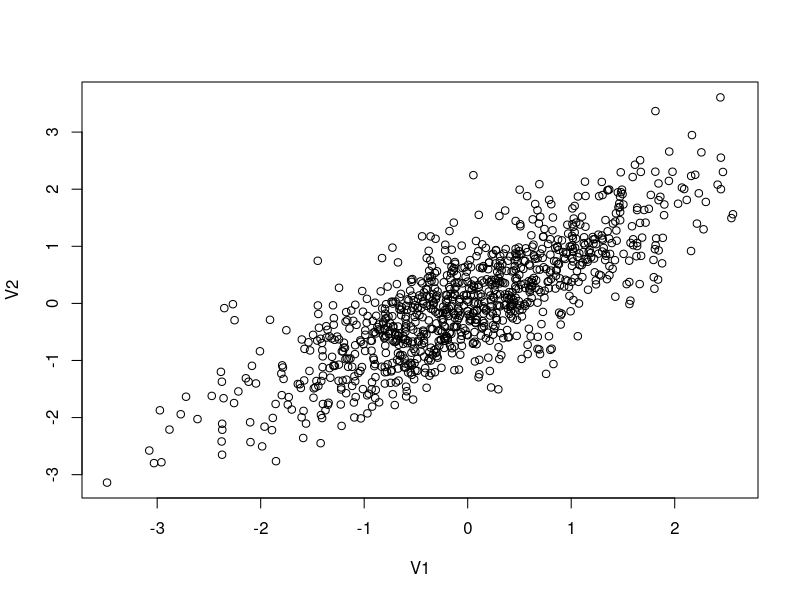
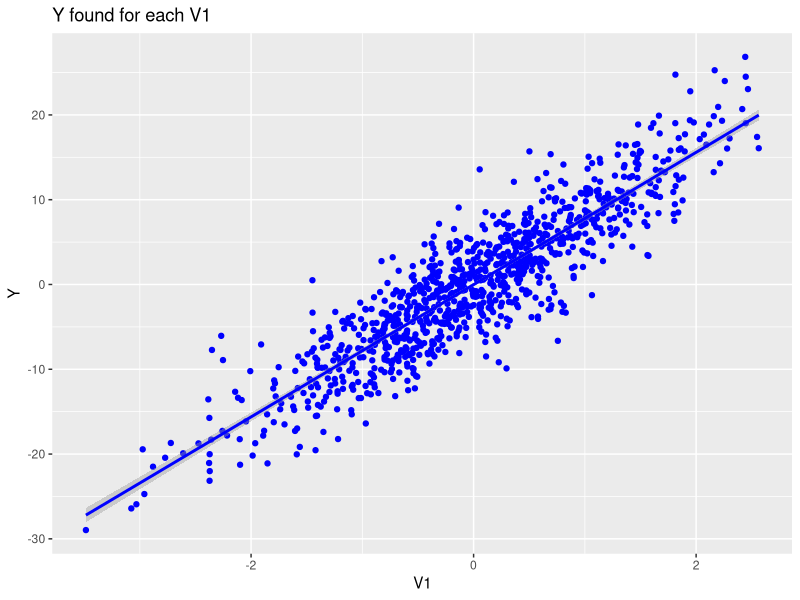
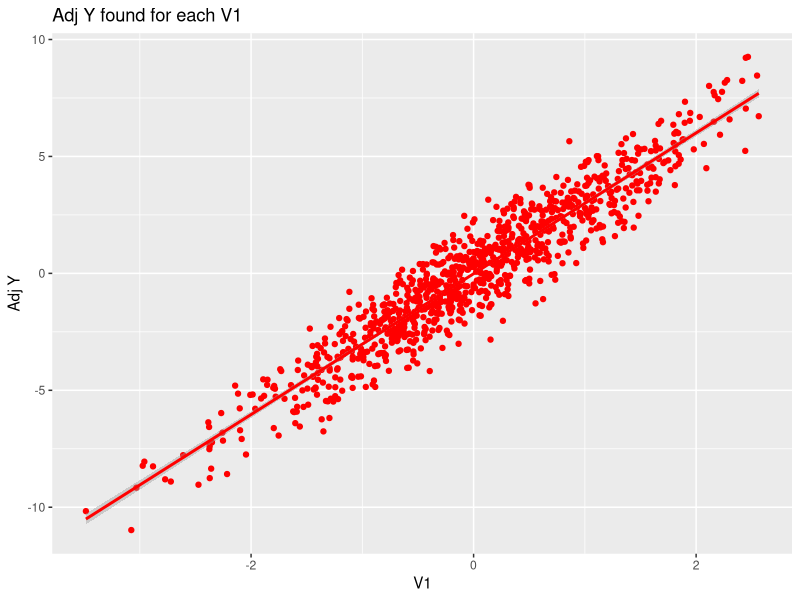
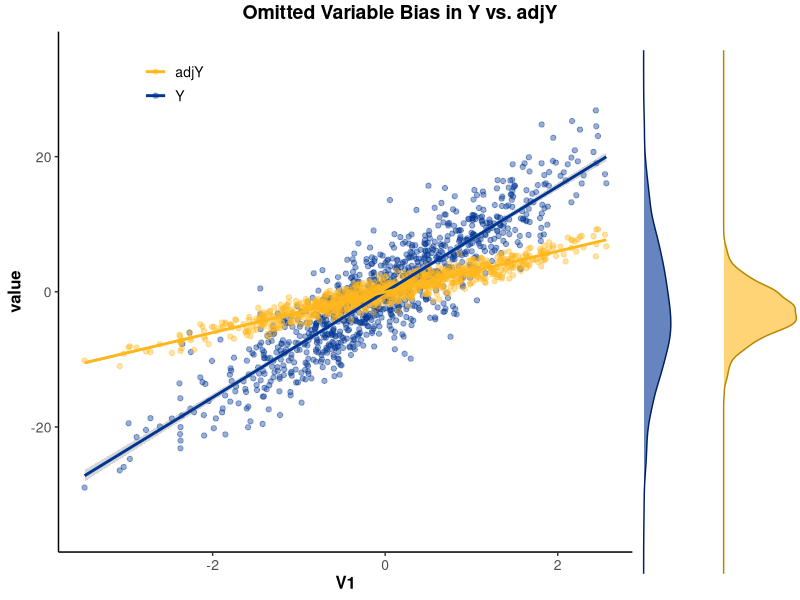

R code for these plots, in order:
## ---- chunk 1
knitr::opts_chunk$set(echo = TRUE)
## ---- chunk 2
#This is a comment, alone in a chunk. 

## ---- chunk 3
library(MASS)
library(ggplot2)

out <- as.data.frame(mvrnorm(1000, mu = c(0,0), 
                     Sigma = matrix(c(1,0.8,0.8,1), ncol = 2), 
                     empirical = TRUE))
cor(out)
plot(out)

## ---- chunk 4
out$error<-rnorm(1000, mean=0, sd=1)

#The data generating process
B1<-3
B2<-6

out$Y<-out$V1*B1+out$V2*B2+out$error
## ---- chunk 5
first_reg <- lm(out$Y ~ out$V1 + out$V2, out)
summary(first_reg)


# Our estimates of Beta_1 and Beta_2 are not biased.
# The population the population value of Beta_1 (3) is  within our 95% confidence interval for Beta_1(2.871, 3.076), and the value of Beta_2 (6) is within our 95% confidence interval for Beta_2(5.912, 6.117).

# There is a slight bias in the two variables, but the bias is negligible for both.
# we can't reject the null hypothesis that the mean is 

## ---- chunk 6
second_reg <- lm(Y ~ V1, out)
summary(second_reg)


# Yes, Beta_1 is biased because the difference between the estimator and the population value is not 0. The population value for Beta_1(3) is not within our 95% confidence interval for Beta_1(7.548, 8.021).

# Yes, Beta_1 is biased because the difference between the estimator and the population value is not 0

## ---- chunk 7
intermediate_value <- coef(first_reg)[3]*out$V2
adjY <- out$Y - intermediate_value
third_reg <- lm(adjY ~ out$V1)
summary(third_reg)

#This variable is not biased, as the population coefficient Beta_1(3) is within the 95% confidence interval of the estimated coefficient Beta_1(2.926, 3.022).

#This variable is not biased, the population coefficient is within the 95% confidence interval of the estimated coefficient
#the adjY variable makes the estimation of V1 more accurate.


## ---- chunk 8


plotted1<-ggplot(out, aes(V1, y = value, color = variable)) + 
    geom_point(aes(y = Y, col = "Y"), color = "blue") + 
    geom_smooth(method='lm', aes(y = Y, col = "Y"), color = "blue") + 
    ggtitle("Y found for each V1") + ylab("Y")
    
plotted2<-ggplot(out, aes(V1, y = value, color = variable)) +
    geom_point(aes(y = adjY, col = "adjY"), color = "red")+
    geom_smooth(method='lm', aes(y = adjY, col = "Y"), color = "red") + 
    ggtitle("Adj Y found for each V1") + ylab("Adj Y")

plotted1
plotted2


#plotted<-ggplot(out, aes(V1, y = value, color = variable)) + 
#    geom_point(aes(y = Y, col = "Y", shape = "Y")) + 
#    geom_point(aes(y = adjY, col = "adjY", shape = "adjY"))+
#    geom_smooth(method='lm', aes(y = Y, col = "Y"))+
#    geom_smooth(method='lm', aes(y = adjY, col = "adjY"))

# plotted1<-ggplot(out, aes(V1, y = value, color = variable)) + 
#     geom_point(aes(y = Y, col = "Y")) + 
#     geom_smooth(method='lm', aes(y = Y, col = "Y_regLine"))
# 
# plotted2<-ggplot(out, aes(V1, y = value, color = variable)) + 
#     geom_point(aes(y = adjY, col = "adjY"))+
#     geom_smooth(method='lm', aes(y = adjY, col = "adjY_regLine"))
# 
# plotted3<-ggplot(out, aes(V1, y = value, color = variable)) + 
#     geom_smooth(method='lm', aes(y = Y, col = "Y"))+
#     geom_smooth(method='lm', aes(y = adjY, col = "adjY'"))
#     
# 
# 
# #plotted
# plotted1
# plotted2
# plotted3

#Kayko's Code:
library(ggpubr)
p1 <- ggplot(out, aes(V1, y = value)) + 
    geom_point(aes(y = Y, col = "Y"), alpha=0.4) + 
    geom_point(aes(y = adjY, col = "adjY"), alpha=0.4)+ 
    geom_smooth(method='lm', aes(y = Y, col = "Y"))+
    geom_smooth(method='lm', aes(y = adjY, col = "adjY")) +
	scale_color_manual(values=c("#FFB81C", "#003594")) +
	scale_y_continuous(limits=c(-35, 35)) +
	theme_classic() +
	theme(
		legend.position = c(0.2, 0.90),
		legend.key = element_rect(fill = "white", color = "white"),
		legend.text = element_text(size = 10),
		legend.title = element_blank(),
		axis.title = element_text(size = 12, face = "bold"),
		axis.text = element_text(size = 10)
		) +
	guides(color=guide_legend(override.aes=list(fill=NA)))
p2 <- ggplot(out, aes(x=Y)) + 
	geom_density(color="#00205B", fill="#003594", alpha=0.6) + 
	theme(axis.text.x = element_blank(),  axis.text.y = element_blank()) + 
	scale_x_continuous(limits=c(-35, 35)) + 
	scale_y_continuous(limits=c(0, 0.125)) +
	coord_flip() +
	theme_void()
p3 <- ggplot(out, aes(x=adjY)) + 
	geom_density(color="#B58500", fill="#FFB81C", alpha=0.6) + 
	theme(axis.text.x = element_blank(),  axis.text.y = element_blank()) + 
	scale_x_continuous(limits=c(-35, 35)) + 
	coord_flip() +
	theme_void()
improved <- ggarrange(p1, p2, p3, widths=c(4, 0.5, 0.5), ncol=3)
annotate_figure(improved, top = text_grob("Omitted Variable Bias in Y vs. adjY", face = "bold", size = "14"))
